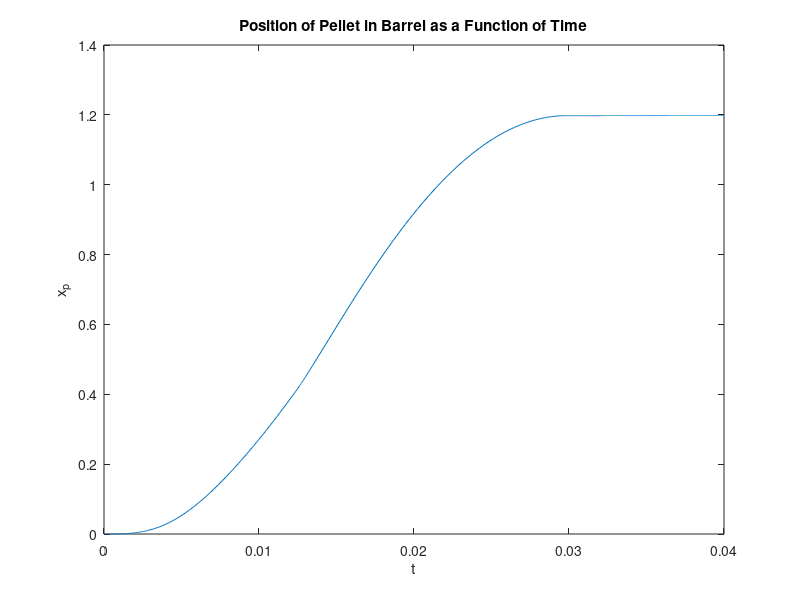
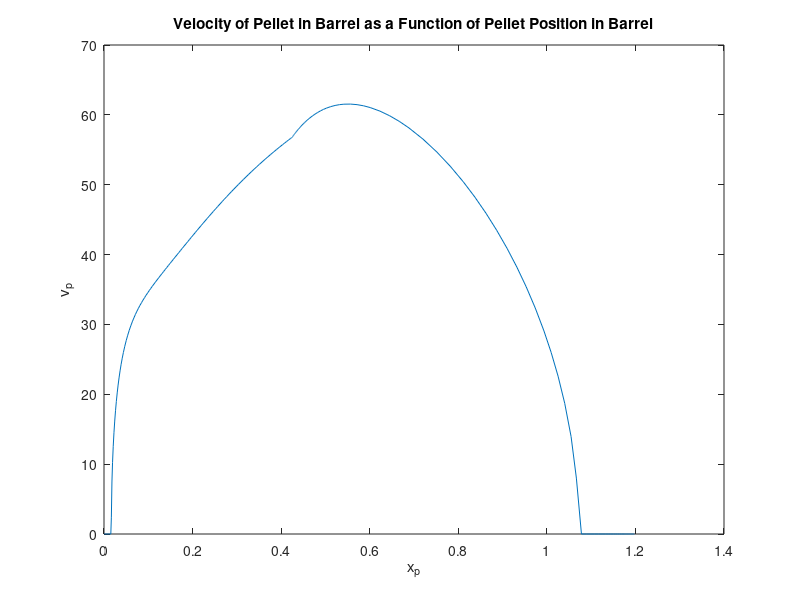
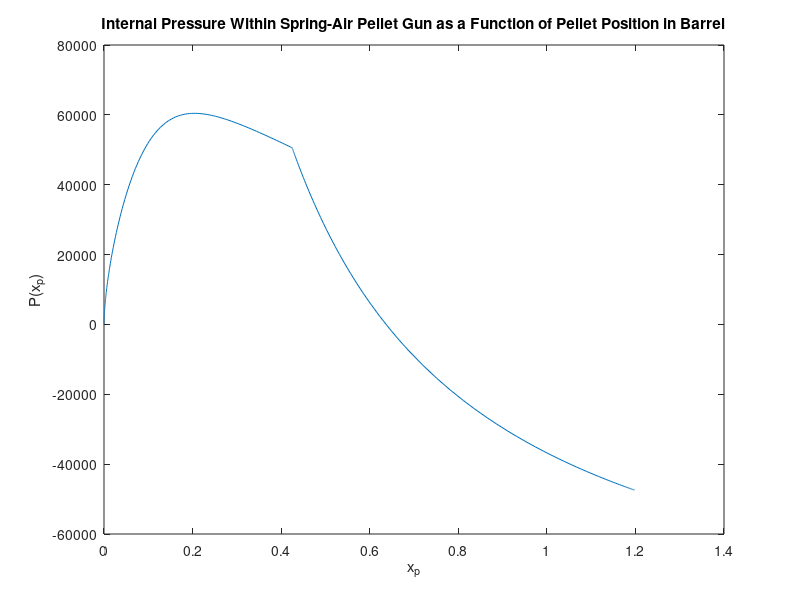

These charts were generated, in order, by the following MATLAB code:
function y = comptonSim %Allows M-file to be called as a function in MATLAB

%Imput Specific Design Values
global m_p m_s r_piston c R f_e mu I_p g P_o V_o k x_s_f x_s_o R_angle

m_p = 0.0012; %mass of pellet ( kg )
m_s = 0.039; %mass of spring piston + 1/3 spring mass ( kg )
r_piston = 0.034798/2; %radius of spring piston in air gun ( m )
c = 0.013; %caliber ( m )
R = 0; %twist rate of rifling ( 1/m )
f_e = 15; %experimentally quantified elastic compression friction force for pellet-style ( N )
mu = .3; %kinetic coeficient of friction between pellet and barrel materials
I_p = 0.0000000216; %mass moment of inertia of pellet along its lognitudinal central axis ( kg*m^2 )
g = 9.801; %force of local gravitational feild (use standard earth value for analysis) ( m/(kg*s^2) )
P_o = 1.013*10^5; %local atmospheric pressure (normally set at see level for analysis) ( Pa )
V_o = 0.00008455; %Volume of air in cylinder when the air gun is "cocked" ( m^3 )
k = 679.5; %spring constant ( N/m )
x_s_f = 0.192198; %compression of spring assembly after cocking ( m )
x_s_o = 0.103298 ; %compression of spring assembly before cocking ( m )
barrel_length = 0.5; % ( m )
R_angle = atan(R*(pi*c)); %Twist angle of Rifling Formula -- Don't Change Formula !!!

%First solve the initial value problem using "ode45"
tspan=[0,0.04];x0=[0;0]; %Time Span ( tspan ) may have to be increased or decreased for different models
options = odeset('RelTol', 1e-7, 'AbsTol', 1e-9);
[t,x] = ode45(@problem_func, tspan, x0, options);
x(:,1) = real((x(:,1) + ((x_s_f-x_s_o)-x(:,1)).*(x(:,1) >= (x_s_f-x_s_o))));x(:,2) = real(x(:,2));

%Make a plot for (t,x_p)
plot(t,x(:,2))
xlabel('t')
ylabel('x_p')
title('Position of Pellet in Barrel as a Function of Time')
shg

pause

%Next make a plot for (x_p,v_p)
vel_s = real((x(:,1)<(x_s_f-x_s_o)).*(k.*(x_s_f - x(:,1)) - ( (pi.*r_piston^2.*P_o.*V_o)
./(V_o - pi.*r_piston.^2.*x(:,1) + (pi./4).*c.^2.*x(:,2)) ) + pi.*r_piston.^2.*P_o).*((t)./(m_s)));
vel_p = real(sqrt( (SpringEnergy(x(:,1)) - BoreFriction(x(:,1),x(:,2))
- EnergyStoredInCompressedGas(x(:,1),x(:,2)) - (1./2).*m_s.*(max(vel_s)).^2 )
./(m_p + 4.*I_p.*pi.^2.*R.^2)));
figure
plot(x(:,2),vel_p)
xlabel('x_p')
ylabel('v_p')
title('Velocity of Pellet in Barrel as a Function of Pellet Position in Barrel')
shg

pause

%Next make a plot for (x_p,P(x_p))
Pres = ( (P_o.*V_o)./(V_o - pi.*r_piston.^2.*x(:,1) + (pi./4).*c.^2.*x(:,2)) ) - P_o;
figure
plot(x(:,2),Pres)
xlabel('x_p')
ylabel('P(x_p)')
title('Internal Pressure Within Spring-Air Pellet Gun as a Function of Pellet Position in Barrel')
shg

%Find and display the muzzle velocity ( m/s )
[p8,p8s,p8mu] = polyfit(x(:,2),vel_p,8);
muzzle_velocity = polyval(p8,barrel_length,p8s,p8mu)

%Find and display the muzzle energy ( J )
muzzle_energy = (m_p + 4.*I_p.*pi.^2.*R.^2).*(muzzle_velocity).^2

%Find and display the Maximum Internal Pressure Within Spring-Air Pellet Gun ( Pa )
max_pressure = max(abs(Pres))

arrayLength = length(vel_p)

%sub-function Library for this file

%Preliminary Functions

function f1 = SpringEnergy(x_s)
global m_p m_s r_piston c R f_e mu I_p g P_o V_o k x_s_f x_s_o R_angle;
f1 = k.*(x_s_f.*x_s - (1./2).*x_s.^2);

function f2 = SimpleGravitationalFriction(x_p)
global m_p m_s r_piston c R f_e mu I_p g P_o V_o k x_s_f x_s_o R_angle;
f2 = m_p.*g.*mu.*x_p;

function f4 = LognitudinalRiflingFriction(x_s,x_p)
global m_p m_s r_piston c R f_e mu I_p g P_o V_o k x_s_f x_s_o R_angle;
f4 = (( (4.*I_p.*R.*pi.*mu.*P_o.*V_o)./(m_p.*c.*(cos(R_angle) + mu.*sin(R_angle))) )
.*log(V_o - pi.*r_piston.^2.*x_s + (1./4).*pi.*c.^2.*x_p) - ( (I_p.*R.*pi.^2.*mu.*c.*P_o.*x_p)
./(m_p.*(cos(R_angle) + mu*sin(R_angle))) ));

function f5 = ElasticCompressionFriction(x_p)
global m_p m_s r_piston c R f_e mu I_p g P_o V_o k x_s_f x_s_o R_angle;
f5 = f_e.*mu.*x_p;

function f6 = BoreFriction(x_s,x_p)
global m_p m_s r_piston c R f_e mu I_p g P_o V_o k x_s_f x_s_o R_angle;
f6 = SimpleGravitationalFriction(x_p) + ElasticCompressionFriction(x_p) + LognitudinalRiflingFriction(x_s,x_p);

function f7 = EnergyStoredInCompressedGas(x_s,x_p)
global m_p m_s r_piston c R f_e mu I_p g P_o V_o k x_s_f x_s_o R_angle;
f7 = P_o.*(( (V_o.^2)./(V_o - pi.*r_piston.^2.*x_s + (pi./4).*c.^2.*x_p) ) - V_o - pi.*r_piston.^2.*x_s
+ (pi./4).*c.^2.*x_p);

%Primary ODE system of two linear equations function
function velocity = problem_func(t,x )
global m_p m_s r_piston c R f_e mu I_p g P_o V_o k x_s_f x_s_o R_angle;
%Initialize for a system of ODEs
velocity = zeros(2,1);
%system of two first order ODEs
velocity(1)=(x(1)<(x_s_f-x_s_o)).*(k.*(x_s_f - (x(1) + ((x_s_f-x_s_o)-x(1)).*(x(1) >= (x_s_f-x_s_o))))
- ( (pi.*r_piston^2.*P_o.*V_o)./(V_o - pi.*r_piston.^2.*(x(1) + ((x_s_f-x_s_o)-x(1)).*(x(1)
>= (x_s_f-x_s_o))) + (pi./4).*c.^2.*x(2)) ) + pi.*r_piston.^2.*P_o).*((t)./(m_s));
velocity(2)=sqrt( (SpringEnergy((x(1) + ((x_s_f-x_s_o)-x(1)).*(x(1) >= (x_s_f-x_s_o)))) - BoreFriction((x(1)
+ ((x_s_f-x_s_o)-x(1)).*(x(1) >= (x_s_f-x_s_o))),x(2)) - EnergyStoredInCompressedGas((x(1)
+ ((x_s_f-x_s_o)-x(1)).*(x(1) >= (x_s_f-x_s_o))),x(2)) - (1./2).*m_s.*(max(velocity(1))).^2 )
./(m_p + 4.*I_p.*pi.^2.*R.^2) );
